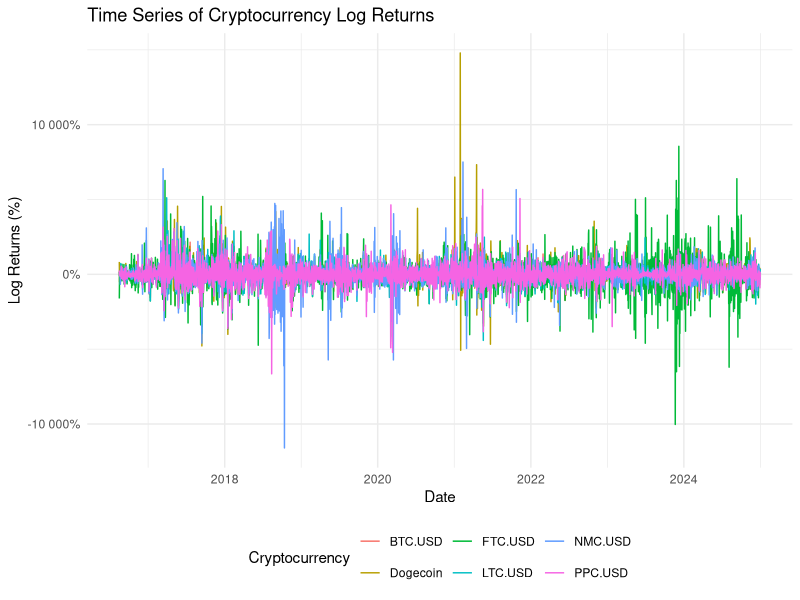
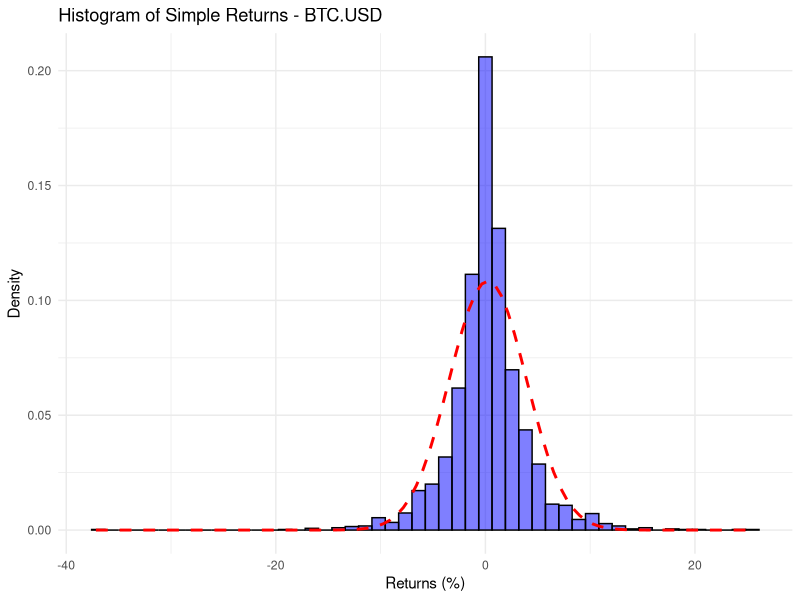
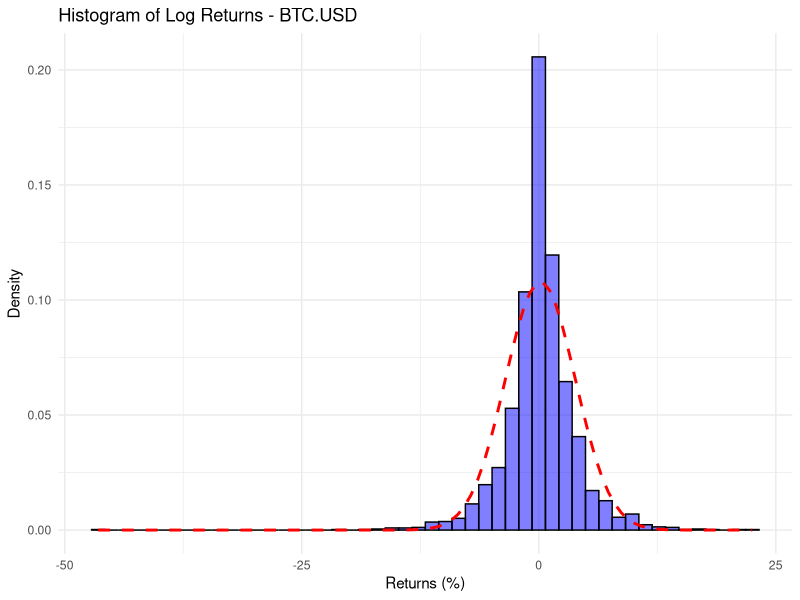
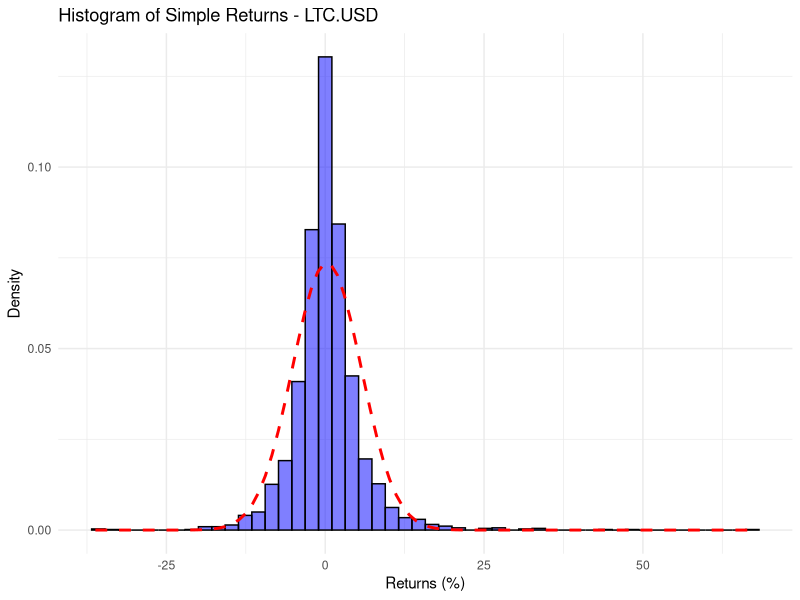
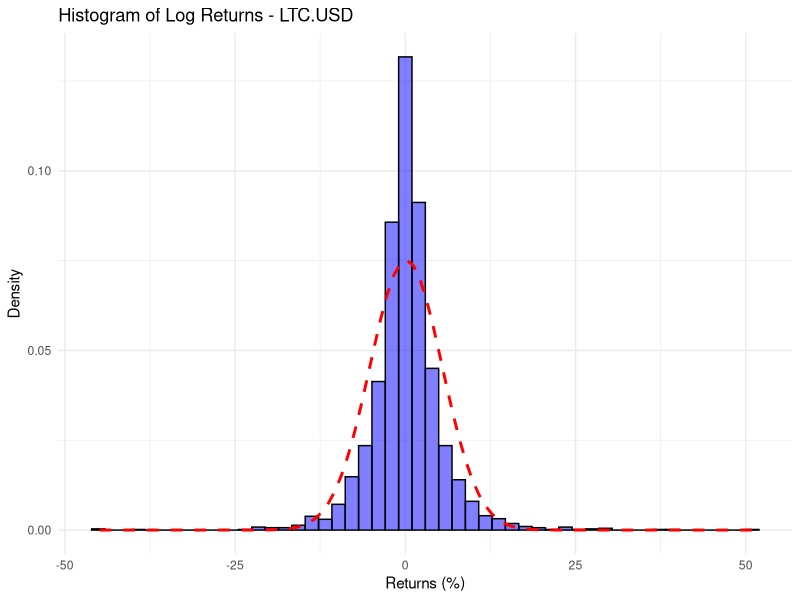
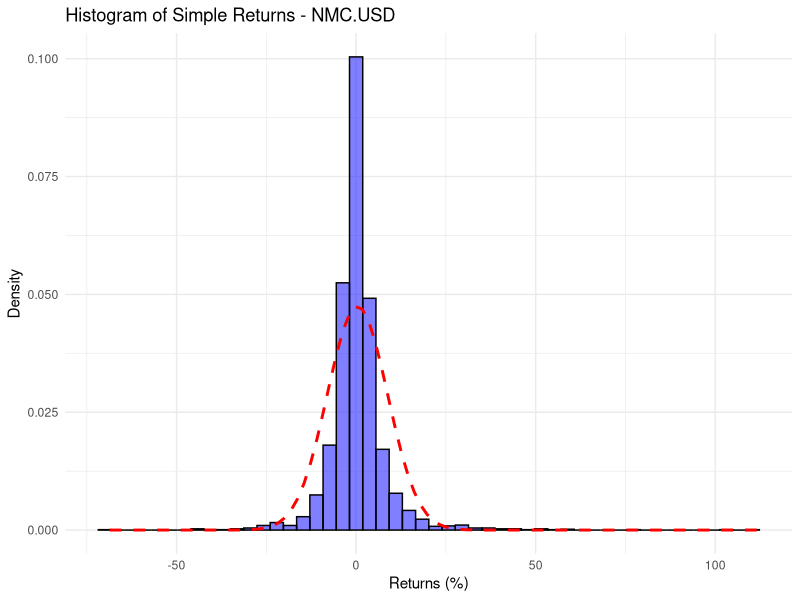
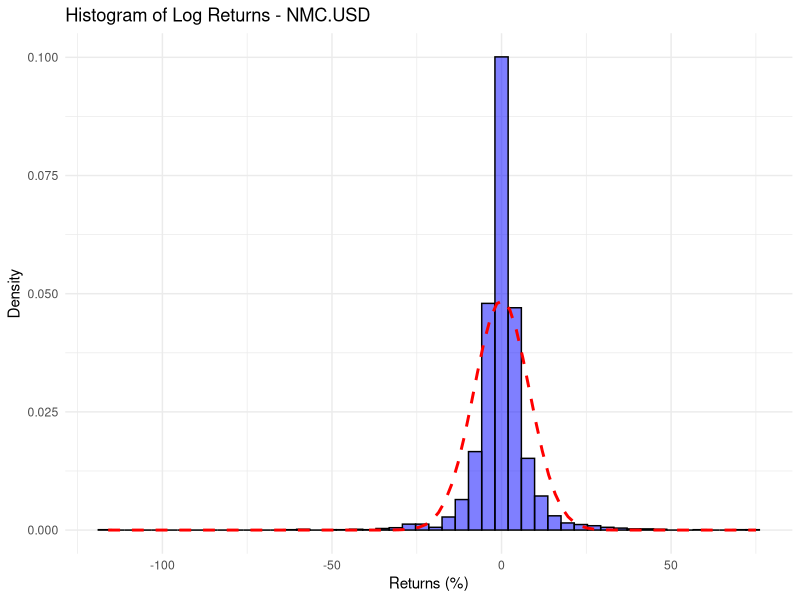
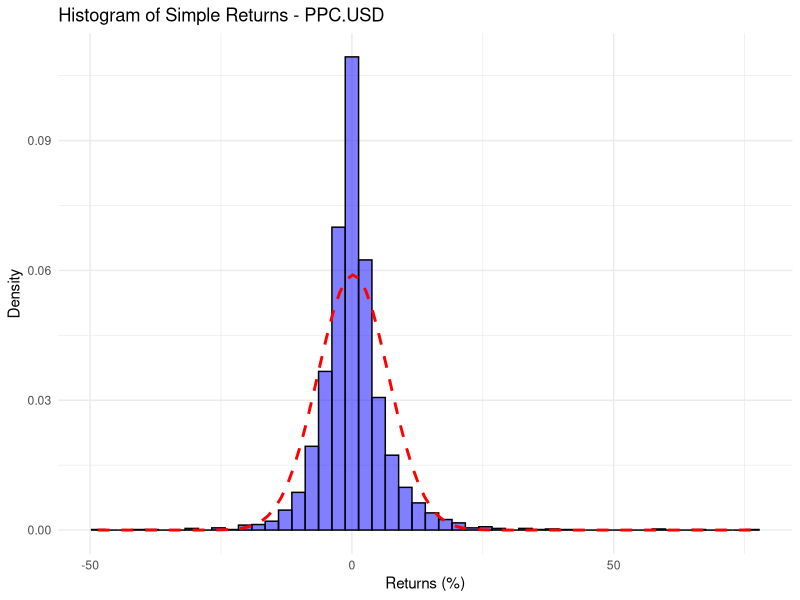

Generate these figures, in order, with R: (Note: this script raises an error after producing the figures.)
# Load necessary library
library(readxl)
library(ggplot2)
library(scales)
library(gridExtra)
library(tidyr)
library(fBasics) # For summary statistics and skewness/kurtosis
library(kableExtra)
library(tseries)
library(dplyr)
library(forecast)
library(fGarch)

# Read the dataset from Excel
cryptodata2024data <- read_excel("Documents/labs/ftsa/cryptodata2024data.xlsx")

# Save as a .dat file
write.table(cryptodata2024data, "crypto2024data.dat", row.names=FALSE)
# Convert Date column to Date format
cryptodata2024data$Date <- as.Date(cryptodata2024data$Date)

## List of cryptocurrency names (assuming they are all columns except 'Date')
crypto_names <- colnames(cryptodata2024data)[-1]

# Function to calculate log returns
log_return <- function(prices) {
  log(prices[-1] / prices[-length(prices)]) * 100  # Calculate log returns in percentage
}

# Calculate log returns for each cryptocurrency
log_returns_list <- lapply(crypto_names, function(name) {
  log_return(cryptodata2024data[[name]])
})

# Convert list of log returns to a dataframe and add the Date column
log_returns_df <- as.data.frame(log_returns_list)
log_returns_df$Date <- cryptodata2024data$Date[-1]  # Remove the first row of Date for consistency

# Set proper column names for the log returns dataframe
colnames(log_returns_df) <- c(crypto_names, "Date")

# Convert data into long format for ggplot
log_returns_long <- pivot_longer(log_returns_df, cols = -Date, names_to = "Cryptocurrency", values_to = "Log_Return")

# Plot all log returns in one plot
ggplot(log_returns_long, aes(x = Date, y = Log_Return, color = Cryptocurrency)) +
  geom_line() +
  labs(title = "Time Series of Cryptocurrency Log Returns",
       x = "Date", y = "Log Returns (%)") +
  theme_minimal() +
  scale_y_continuous(labels = scales::percent) +
  theme(legend.position = "bottom")

#question 1b
# Compute summary statistics for each cryptocurrency log return
summary_stats <- data.frame(
  Cryptocurrency = crypto_names,
  Mean = sapply(log_returns_list, function(x) mean(x, na.rm = TRUE)),
  SD = sapply(log_returns_list, function(x) sd(x, na.rm = TRUE)),
  Skewness = sapply(log_returns_list, function(x) skewness(x, na.rm = TRUE)),
  Kurtosis = sapply(log_returns_list, function(x) kurtosis(x, na.rm = TRUE)),
  Min = sapply(log_returns_list, function(x) min(x, na.rm = TRUE)),
  Max = sapply(log_returns_list, function(x) max(x, na.rm = TRUE))
)

# Perform t-tests for each cryptocurrency's log return (testing if mean is different from zero)
t_test_results <- data.frame(
  Cryptocurrency = crypto_names,
  t_statistic = sapply(log_returns_list, function(x) t.test(x, mu = 0)$statistic),
  p_value = sapply(log_returns_list, function(x) t.test(x, mu = 0)$p.value)
)

# Combine both summary statistics and t-test results
final_results <- merge(summary_stats, t_test_results, by = "Cryptocurrency")
print(final_results)


#Question1c
# Function to calculate simple returns (daily % change)
simple_return <- function(prices) {
  returns <- diff(prices) / head(prices, -1) * 100  # Compute returns in percentage
  return(returns)
}

# Compute simple returns for each cryptocurrency
simple_returns_list <- lapply(crypto_names, function(name) {
  simple_return(cryptodata2024data[[name]])
})

# Convert list of simple returns to a dataframe and align Date column
simple_returns_df <- as.data.frame(simple_returns_list)
simple_returns_df$Date <- cryptodata2024data$Date[-1]  # Remove first row for consistency

# Set proper column names
colnames(simple_returns_df) <- c(crypto_names, "Date")

# Function to plot histogram with normal distribution overlay
plot_histogram <- function(data, title) {
  mean_val <- mean(data, na.rm = TRUE)
  sd_val <- sd(data, na.rm = TRUE)
  
  ggplot(data.frame(Returns = data), aes(x = Returns)) +
    geom_histogram(aes(y = ..density..), bins = 50, fill = "blue", alpha = 0.5, color = "black") +
    stat_function(fun = dnorm, args = list(mean = mean_val, sd = sd_val), 
                  color = "red", linetype = "dashed", size = 1) +
    labs(title = title, x = "Returns (%)", y = "Density") +
    theme_minimal()
}

# Generate histograms for both return types
for (crypto in crypto_names) {
  print(plot_histogram(simple_returns_df[[crypto]], paste("Histogram of Simple Returns -", crypto)))
  print(plot_histogram(log_returns_df[[crypto]], paste("Histogram of Log Returns -", crypto)))
}

###Question 1 part 4
# Assuming 'cryptodata2024data' contains the USD/KES exchange rate as one of the columns
# Let's say we use BTC.USD as a proxy for USD/KES (adjust if you know which one it is)
usd_log_returns <- log_returns_df$BTC.USD  # Replace BTC.USD with the correct cryptocurrency column if necessary

# Step 1: Calculate the mean and standard deviation of the USD/KES log returns
mean_usd <- mean(usd_log_returns, na.rm = TRUE)
sd_usd <- sd(usd_log_returns, na.rm = TRUE)

# Step 2: Generate 4600 random samples from a normal distribution using the calculated mean and SD
simulated_returns <- rnorm(4600, mean = mean_usd, sd = sd_usd)

# Prepare the data for plotting
data_for_plot <- data.frame(
  Returns = c(usd_log_returns, simulated_returns),
  Type = c(rep("Actual USD/KES Log Returns", length(usd_log_returns)),
           rep("Simulated Normal Returns", length(simulated_returns)))
)

# Plot the density
ggplot(data_for_plot, aes(x = Returns, fill = Type)) +
  geom_density(alpha = 0.5) +
  labs(title = "Density Plot: Actual vs Simulated Log Returns",
       x = "Log Returns", y = "Density") +
  theme_minimal()

 ###Question 1 part 4 complete
# Step 2: Perform the Jarque-Bera test on the log returns (using USD/KES log returns as an example)
# Replace `usd_log_returns` with the actual log returns for the cryptocurrency of interest
jb_test <- jarque.bera.test(usd_log_returns)

# Step 3: Print the results of the test
print(jb_test)

# Step 4: Interpret the p-value
if (jb_test$p.value < 0.05) {
  print("Reject the null hypothesis: The log returns are not normally distributed.")
} else {
  print("Fail to reject the null hypothesis: The log returns are normally distributed.")
}
##Question 2

# Parameters for the random walk
n <- 1000       # Length of the random walk
delta <- 0.01   # Drift term
sigma_w <- 1    # Standard deviation of the noise

# Generate white noise
w <- rnorm(n, mean = 0, sd = sigma_w)

# Initialize the random walk with drift
x <- numeric(n)
x[1] <- w[1]  # First value is just the noise

# Generate the random walk with drift
for (t in 2:n) {
  x[t] <- x[t-1] + delta + w[t]
}

# Create time variable (t)
time <- 1:n

# Fit the linear regression model: x_t = β * t + w_t
reg_model <- lm(x ~ time)

# Prepare data for plotting the original random walk
df <- data.frame(time = time, x = x, fitted = reg_model$fitted.values)

# Create the original plot
plot1 <- ggplot(df, aes(x = time)) +
  geom_line(aes(y = x), color = "blue", size = 1, alpha = 0.7) + # Random walk with drift
  geom_line(aes(y = fitted), color = "red", size = 1, alpha = 0.7) + # Fitted regression line
  geom_abline(slope = delta, intercept = 0, color = "green", linetype = "dashed", size = 1) + # Mean function µ_t = 0.01t
  labs(title = "Random Walk with Drift and Fitted Regression Line (Original)",
       x = "Time (t)",
       y = "Value (x_t)") +
  theme_minimal() +
  theme(legend.position = "none")

# Repeat the experiment 1 time for the second plot (since the question only needs 2 plots)
set.seed(124)  # Change the seed for a different simulation

# Generate the random walk again for the second plot
w_sim <- rnorm(n, mean = 0, sd = sigma_w)
x_sim <- numeric(n)
x_sim[1] <- w_sim[1]
for (t in 2:n) {
  x_sim[t] <- x_sim[t-1] + delta + w_sim[t]
}

# Fit the linear regression model for the second plot
reg_model_sim <- lm(x_sim ~ time)

# Prepare data for plotting the simulation
df_sim <- data.frame(time = time, x = x_sim, fitted = reg_model_sim$fitted.values)

# Create the second plot for the simulation
plot2 <- ggplot(df_sim, aes(x = time)) +
  geom_line(aes(y = x), color = "blue", size = 1, alpha = 0.7) + # Random walk with drift
  geom_line(aes(y = fitted), color = "red", size = 1, alpha = 0.7) + # Fitted regression line
  geom_abline(slope = delta, intercept = 0, color = "green", linetype = "dashed", size = 1) + # Mean function µ_t = 0.01t
  labs(title = "Random Walk with Drift and Fitted Regression Line (Simulation)",
       x = "Time (t)",
       y = "Value (x_t)") +
  theme_minimal() +
  theme(legend.position = "none")

# Display both plots side by side
grid.arrange(plot1, plot2, ncol = 2)


### Question 3: Fitting ARIMA Model

# Let's assume we are working with a cryptocurrency data column, e.g., BTC-USD log returns
data_series <- log_returns_df$BTC.USD  # Replace with your actual series if different

# Step 1: Check for stationarity - Apply differencing if necessary
diff_series <- diff(data_series)  # Apply differencing to make it stationary (if needed)

# Step 2: Plot ACF and PACF to identify p and q values
par(mfrow = c(1, 2))  # Set the layout for two plots side by side
acf(diff_series, main = "ACF of Differenced Series")
pacf(diff_series, main = "PACF of Differenced Series")

# Step 3: Fit ARIMA model (for example, if ACF cuts off at lag 1 and PACF cuts off at lag 1)
arima_model <- arima(diff_series, order = c(1, 1, 1))  # Adjust (p, d, q) based on ACF/PACF

# Step 4: Print the model summary
summary(arima_model)

# Step 5: Check residuals for white noise (model diagnostics)
checkresiduals(arima_model)

####Question 3 part ii
# Perform ADF test with 8 lags, including intercept and trend
adf_result <- adf.test(diff_series, alternative = "stationary", k = 8)

# Report the p-value
print(adf_result)

# Check the p-value and draw conclusions
if (adf_result$p.value < 0.05) {
  print("The series is stationary (reject the null hypothesis of unit root).")
} else {
  print("The series is not stationary (fail to reject the null hypothesis of unit root).")
}

###Question 3 part ii section 2
# Perform the Ljung-Box test on the residuals of the ARIMA model
ljung_box_test <- Box.test(arima_model$residuals, lag = 20, type = "Ljung-Box")

# Print the Ljung-Box test results
print(ljung_box_test)

###Question 3 part iii
# Assuming you have already calculated log returns (or stock returns) as `log_returns`

# Plot ACF and PACF of the log returns to decide the AR and MA terms
par(mfrow = c(1, 2)) # Split the plotting area into 2 (ACF and PACF side by side)

acf(log_returns_df$BTC.USD, main = "ACF of Log Returns (BTC.USD)")  # Replace BTC.USD with your column name
pacf(log_returns_df$BTC.USD, main = "PACF of Log Returns (BTC.USD)") # Same here

# Fit ARMA(1, 1) model manually
arma_model <- arima(log_returns_df$BTC.USD, order = c(1, 0, 1)) # Adjust the column as needed

# View the model summary
summary(arma_model)

# Fit the ARMA model automatically using auto.arima
auto_arma_model <- auto.arima(log_returns_df$BTC.USD)  # Replace BTC.USD with your actual column

# View the summary of the automatically selected model
summary(auto_arma_model)

# Check the ARMA model order
auto_arma_model$order

####Question 3 part v
# Residuals from the ARMA(0, 0, 2) model (auto.arima)
residuals_arma <- auto_arma_model$residuals

# Perform ARCH test for the first 10 lags
arch_test_10 <- ArchTest(residuals_arma, lags = 10)
print(arch_test_10)

# Perform ARCH test for every lag that is a multiple of 5 up to 40 lags
arch_test_5_40 <- ArchTest(residuals_arma, lags = seq(5, 40, by = 5))
print(arch_test_5_40)
